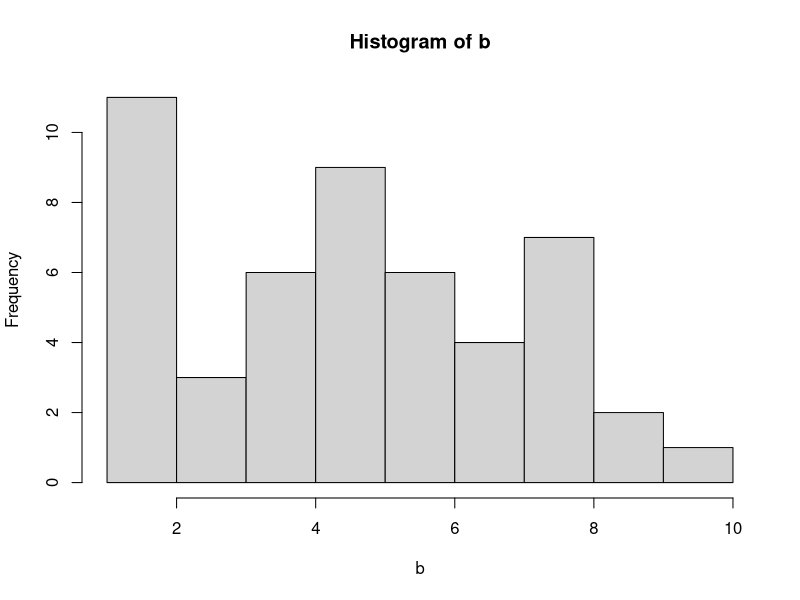
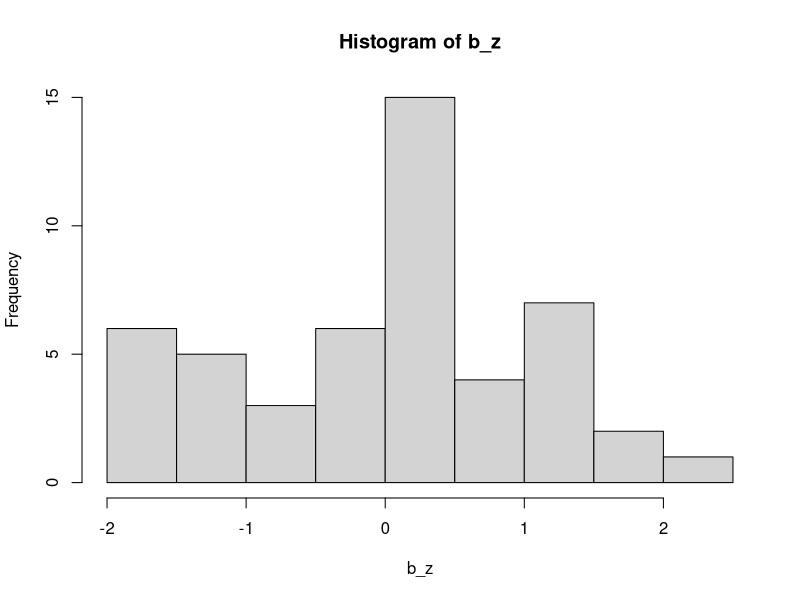
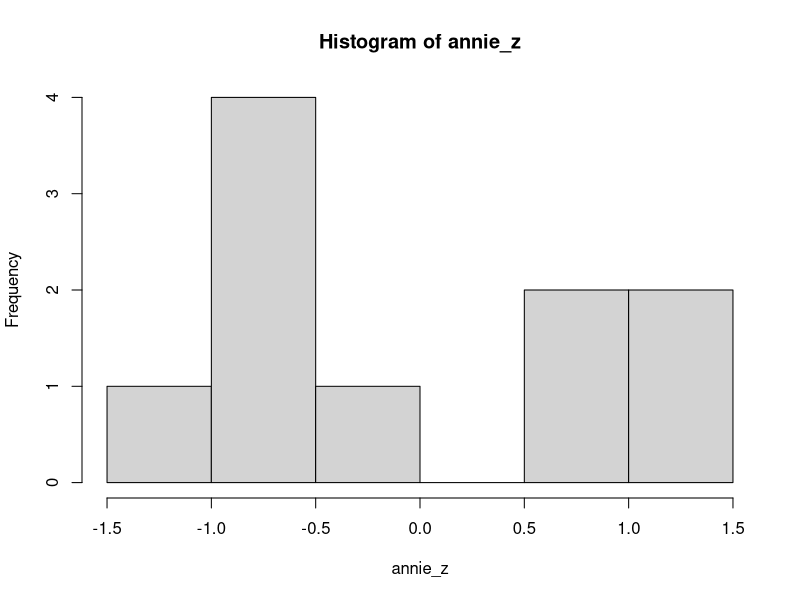

Generate these figures, in order, with R: (Note: this script raises an error after producing the figures.)
# # # # # # # # # # # # # # PSCY411 Workbook #############
########## Week 1
# 
# In your group, work through this workbook, note any problems and questions you have, 
# and come prepared to the online practical class to go through the tasks and ask your questions.
# 
# If you've done statistics using R-studio before then the first and second part will be just
# revision for you. In which case, the third part is where you can focus your work.
# #
# The first part of this workbook reproduces what you saw in the week 1 part 3 lecture.
# The second part gives you some more exercises in using R studio for finding means, 
# standard deviations, z scores, and drawing histograms.
#                                         
# The third part provides some more extended tasks you can do to practise exploring what R
# -studio can do and develop your skills further. If you are new to R-studio then parts 1
# and 2 cover what you need to know, and this third part contains more optional exercises.


#################Part 1: Repeat the steps from lecture 1 part 3
#######Task 1: Start R-studio

# 1.	Open a browser and navigate to: https://psy-rstudio.lancaster.ac.uk
# 
# 2.	If you are connecting from home, remember that you first of all have to connect to the 
# University network - information on how to do that here: https://portal.lancaster.ac.uk/ask/vpn/
# 
# 3.	In the “console” part of the R window, next to the >, type
10 + 30
#  Press return.
# It should give you the answer 40.

######Task 2: Using the console

# 4.	In the console, type
a <- 40
# and press Return.

# 5.	Now type
a
# Press Return.
# It should give you the answer 40. “a” is called an object, think of it like a bucket that you can keep a number, or some numbers, or actually all kinds of stuff in.

# 6.	Now let’s look at a function. In the console, type
sqrt(13)
# Press Return.
# ”sqrt” is a function that takes the square root of whatever is inside the brackets.

# 7.	Now find the square root of the object a by typing
sqrt(a)
# Press return.

# ANSWER: 3.6, 6.324555 


########Task 4: finding distributions
# 8.	Make a new object “b”, and put this list of children’s attachment scores into it:
b <- c( 4, 1, 5, 3, 8, 2, 2, 6, 8, 5, 4, 1, 6, 5, 4, 5, 7, 9, 10, 1, 1, 3, 5, 4, 6, 4, 8, 6, 5, 5, 7, 8, 9, 8, 8, 2, 1, 4, 3, 2, 5, 1, 5, 6, 8, 6, 7, 2, 7)

# 9.	Check it works by typing b, press return. 

# 10.	Find the mean of these numbers by typing
mean(b)

# 11.	Find the median of these numbers by typing
median(b)

# 12.	Find the standard deviation of these numbers by typing
sd(b)

# 13.	Draw a histogram of these numbers by typing
hist(b)

# Answer: mean 4.9, median 5, sd 2.5.


#########Task 5: z scores
# 14.	Make a new object b_z and assign to it the z scores of the values from b:
b_z <- scale(b)

# 15.	Check that it worked by typing
b_z

# 16.	Draw a histogram of b_z by typing
hist(b_z)


##############Part 2: Extra practise. ###############
########Task 6: investigating distributions

# 17.	Let’s make three new objects, with the marks from three people’s university masters courses. They are called annie, saj, and carrie and they took 10 courses each. We use the special notation “c()” to indicate a list, each number in the list is separated by a comma. Type the following into the console:
annie <- c( 55,95,85,65,65,85,65,95,65,75 )
saj <- c( 65,85,95,75,65,55,55,75,95,85 )
carrie <- c( 75,65,95,95,55,85,75,55,95,55 )

# 18.	Who has the highest average (mean) score for their course? (hint: use the mean() function)
mean(annie); mean(saj); mean(carrie)
# ANSWER: They all have the same mean = 75.

# 19.	Who has the most variable scores for their course? (hint: use the sd() function).
sd(annie); sd(saj); sd(carrie)
# ANSWER: Annie has the least variable scores sd = 14.14214, then saj sd = 14.90712, then carrie sd = 16.99673. Carrie is most variable.

# 20.	What is the median score for each student? (hint: you can use the summary() function, or the median() function). What does this mean about the distribution of each students’ scores? Use the function hist() to draw the distributions to help you see.
median(annie); median(saj); median(carrie)
# ANSWER: median(annie); median = 70; median(saj) and median(carrie) are both median = 75. So, annie’s scores are positive skewed – more lower values and a few (very) high values. saj looks like a uniform (flat) distribution, and carrie is different than normal distribution – maybe bimodal? In each case it’s very hard to tell from so few data points, and more data would make it clearer.

#######Task 7: standardised scores: Z scores

# 21.	Make a new object called “annie_z” and use the function “scale” to convert annie’s scores to z-scores: in the console type
annie_z <- scale(annie)

# 22.	You can have a look at the standardised scores of annie, by just typing
annie_z
# To what did annie’s highest initial score of 95 convert to?

# ANSWER: 1.4142136

# 23.	What is the mean and standard deviation of annie_z’s standardised scores?
mean(annie_z); sd(annie_z)
# ANSWER: mean = 0, sd = 1. So that’s good.

# 24.	Draw a histogram of annie’s standardised scores, in the console type
hist(annie_z)
# What is the peak frequency value?
 
# ANSWER: between -1 and -0.5.

# 25.	Bonus extra: If you want to find out the proportion of scores lower than a particular score you can do it like this in R-studio: pnorm(x) where x is the z-score you’re interested in. What is the proportion of scores lower than annie’s highest grade score?
pnorm(1.4142136)
# ANSWER: pnorm(1.4142136) = 0.9213504, 92% of scores (in a population) are lower than her highest score.



##############Part 3: Extending knowledge
# If you’ve whizzed through the previous tasks, then you can move on to the following activities to explore further the functionality of R studio.

# Task 8: Exploring operators. 
# So far, we’ve just looked at “+” as an operator. Go to this page: https://www.statmethods.net/management/operators.html
# 26.	 In the console, assign the object d to be 100 multiplied by 246.
# 27.	In the console, assign the object e to be 84 divided by 32.1.
# 28.	Assign the variable f to 8 to the power of 4 (in R this is called exponentiation).
# 29.	What is the result of d added to e all divided by f
d <- 100 * 246; e <- 84/32.1; f <- 8^4; (d+e)/f 
# ANSWER:  6.006498
## Note that f <- 8^4 can also be written as f <- 8**4

########Task 9: Exploring functions
# So far, we’ve just looked at the square root function sqrt(). Go to this page:
# https://www.statmethods.net/management/functions.html

# 30.	What is the result of abs(-5.3)? What does the “abs” function do?
abs(-5.3)
# ANSWER: 5.3. It takes the sign away from the number.

# 31.	Using the seq() function, generate a sequence of numbers from 0 to 30 in intervals of 3.
seq(0,30,3) 

# 32.	Assign the sequence generated in 31 to a new object. Now compute the mean of the sequence of numbers. (remember that objects can be a single number, or a sequence of numbers (called an array or a vector) or anything you want to put into it – remember, think of objects as buckets).
g <- seq(0,30,3); mean(g)
# ANSWER: answer is mean = 15.

########Task 10: Exploring others' data
# Have a look at this article: Scullin, M. K., Gao, C., & Fillmore, P. (2021). Bedtime music, 
# involuntary musical imagery, and sleep. Psychological Science, 32(7), 985-997. 
# https://journals.sagepub.com/doi/10.1177/0956797621989724
# 
# Abstract
# Many people listen to music for hours every day, often near bedtime. 
# We investigated whether music listening affects sleep, focusing on a 
# rarely explored mechanism: involuntary musical imagery (earworms). In 
# Study 1 (N = 199, mean age = 35.9 years), individuals who frequently 
# listen to music reported persistent nighttime earworms, which were 
# associated with worse sleep quality. In Study 2 (N = 50, mean age = 21.2 years), 
# we randomly assigned each participant to listen to lyrical or instrumental-only 
# versions of popular songs before bed in a laboratory, discovering that 
# instrumental music increased the incidence of nighttime earworms and worsened 
# polysomnography-measured sleep quality. In both studies, earworms were 
# experienced during awakenings, suggesting that the sleeping brain continues 
# to process musical melodies. Study 3 substantiated this possibility by showing 
# a significant increase in frontal slow oscillation activity, a marker of 
# sleep-dependent memory consolidation. Thus, some types of music can disrupt 
# nighttime sleep by inducing long-lasting earworms that are perpetuated by spontaneous 
# memory-reactivation processes.
# 
# The data from the study is available on this website: https://osf.io/7tfqz/
# The data we will look at is from the first study, the data set called 
# "Earworm_MTurk_OSF.sav" on the osf site. These data are saved in spss format, 
# which is not great for R-studio. We can still read it in, though, using a function called spss.get()
# 
# 33.	Browse the paper to see what it is about. Focus on Study 1. 
# 
# 34.	From the website https://osf.io/7tfqz/ download the data file: "Earworm_MTurk_OSF.sav", 
# and also download the codebook file: "Earworm_MTurk_Codebook.xlsx". 
# The codebook tells you what each of the measures are in the data file.
# 
# 35.	Load the data into R-studio: in the bottom right panel of R-studio, click on Upload, 
# and browse to the Earworm_MTurk_OSF.sav file. It should then appear in the list of files 
# in that bottom right panel.
# 
# 36.	That step means we can access the file, but it isn’t yet loaded into R-studio. 
# # So, next load the data file into R-studio so we can work on it. You might have noticed 
# that the data file is in SPSS format (that’s what the .sav ending to the file means). 
# But, we can still load that in to R-studio. 
# To do that first, load the library “Hmisc”: 

library(Hmisc)

# 37.	Then, use the function spss.get(): 
dat <- spss.get("Earworm_MTurk_OSF.sav")

# 38.	You should have made a new data set in R-studio called "dat".

# 39.	Next, we can have a look at the data. Here are a few questions to get you going:
  
# a)	How many male, how many female participants?
#ANSWER: summary(dat$Gender)
 # 112 male, 87 female

# b)	How many people never have earworms in the middle of the night?
# ANSWER: summary(dat$Earworms.MiddleOfTheNight)
# ANSWER: 97

# c)	For the Stanford Sleepiness Scale, how many participants felt “Somewhat foggy, let down”?
# ANSWER: summary(dat$StanfordSleepinessScale)
# ANSWER: 17.
# 
# d)	What was the mean, SD and range of age of the participants? Does your calculation of mean age correspond to that given in the paper?
# ANSWER: library(tidyverse)
# ANSWER: summarise(dat, mean(Age), sd(Age), min(Age), max(Age))
#  ANSWER: mean = 35.9, sd = 10.9, range 20-73.
# 
#  e)	Can you work out the mean age of the male and female participants separately?
#  ANSWER: library(tidyverse); dat %>% group_by(Gender) %>% summarise(mean(Age))
# Gender `mean(Age)`
# 1 M             34.3
# 2 F             38.1
# 
# f)	Explore the data, see if you can remember tasks for separating different subgroups, graphing relations, comparing groups.
# 
# ANSWER: e.g., dat %>% ggplot( aes(x = PSQI.TST, y = PSQI.SOL)) + geom_point()
